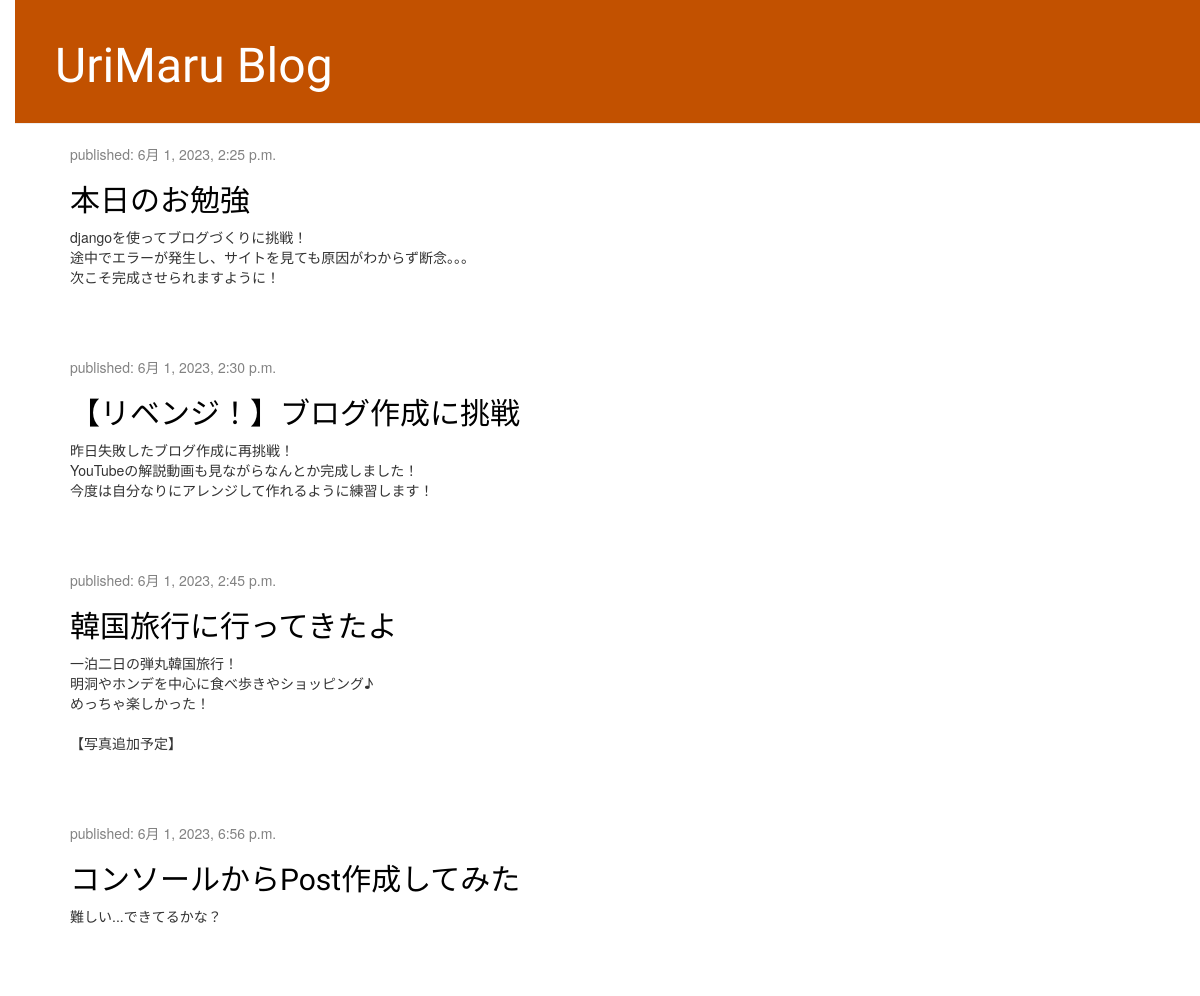
The app's page /, older data.
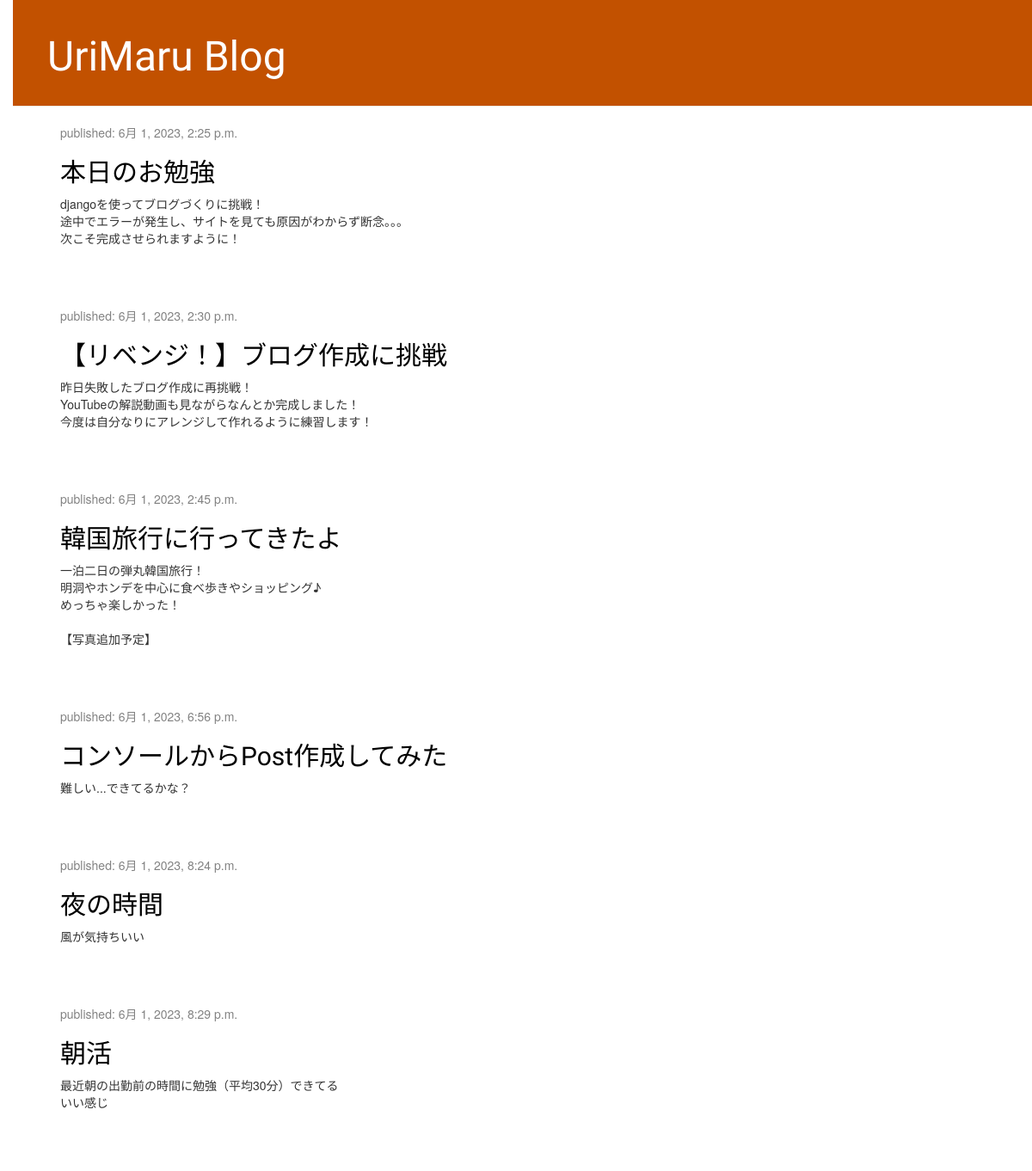
The same page, newer data.
### blog/models.py (models this page shows, shortened)
class Post(models.Model):
    author=models.ForeignKey(settings.AUTH_USER_MODEL, on_delete=models.CASCADE)
    title=models.CharField(max_length=200)
    text=models.TextField()
    create_date=models.DateTimeField(default=timezone.now)
    published_date=models.DateTimeField(blank=True, null=True)

### blog/views.py (the view)
# urls.py: path('', views.post_list, name='post_list'),
def post_list(request):
    posts = Post.objects.filter(published_date__lte=timezone.now()).order_by('published_date')
    return render(request, 'blog/post_list.html', {'posts': posts})

### blog/templates/blog/post_list.html
{% extends 'blog/base.html' %}
{% block content %}
    {% for post in posts %}
        <div class="post">
            <div class="date">
                <p>published: {{ post.published_date }}</p>
            </div>
            <h2><a href="{% url 'post_detail' pk=post.pk %}">{{ post.title }}</a></h2>
            <p>{{ post.text|linebreaksbr }}</p>
        </div>
    {% endfor %}
{% endblock %}

### blog/templates/blog/base.html (shortened to what this page needs)
{% load static %}
<html>
    <head>
        <link rel="stylesheet" href="//maxcdn.bootstrapcdn.com/bootstrap/3.2.0/css/bootstrap.min.css">
        <link rel="stylesheet" href="//maxcdn.bootstrapcdn.com/bootstrap/3.2.0/css/bootstrap-theme.min.css">
        <link rel="stylesheet" href="{% static 'css/blog.css' %}">
    </head>
    <body>
        <div class="page-header">
            <h1><a href="/">UriMaru Blog</a></h1>
        </div>
        <div class="content container">
            <div class="row">
                <div class="col-md-8">
                {% block content %}
                {% endblock %}
                </div>
            </div>
        </div>
    </body>
</html>

### blog/static/css/blog.css (style rules this page uses)
h1 a, h2 a { color: #C25100; font-family: 'Lobster'; }
body { padding-left: 15px; }
.page-header { background-color: #C25100; margin-top: 0; padding: 20px 20px 20px 40px; }
.page-header h1, .page-header h1 a, .page-header h1 a:visited, .page-header h1 a:active { color: #ffffff; font-size: 36pt; text-decoration: none; }
.content { margin-left: 40px; }
h1, h2, h3, h4 { font-family: 'Lobster', cursive; }
.date { color: #828282; }
.post { margin-bottom: 70px; }
.post h2 a, .post h2 a:visited { color: #000000; }

Row changes from the older to the newer data that the page shows:
added Post: published_date "6月 1, 2023, 8:24 p.m.", title "夜の時間", text "風が気持ちいい"
added Post: published_date "6月 1, 2023, 8:29 p.m.", title "朝活", text "最近朝の出勤前の時間に勉強（平均30分）できてる いい感じ"
